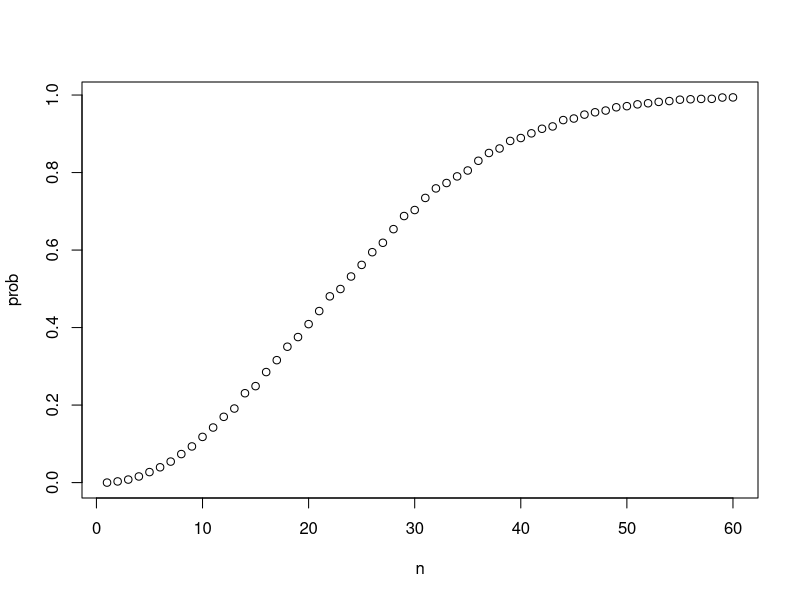
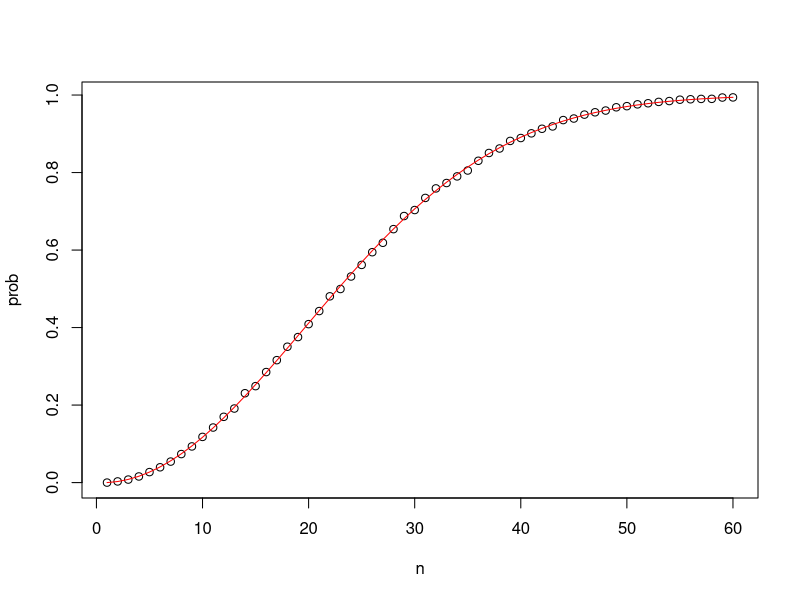
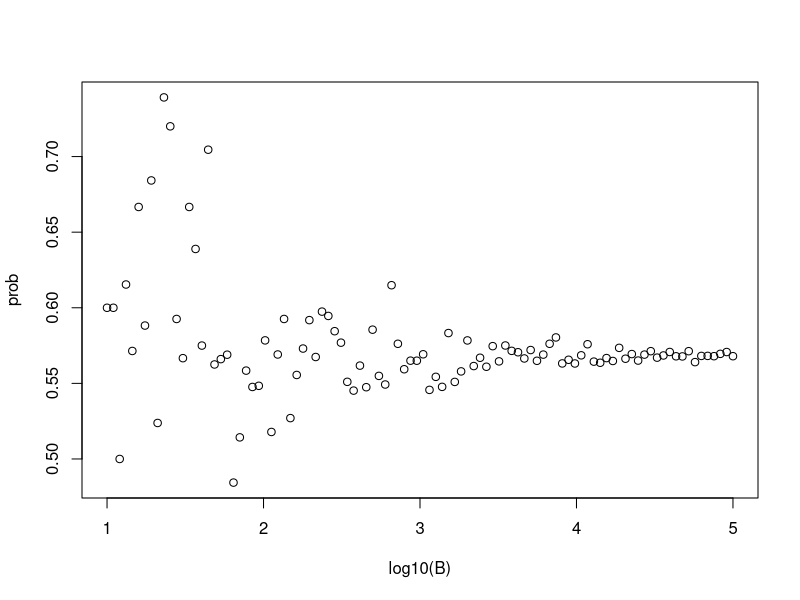

Here is the R script that generated these plots, in order:
## ---- chunk 1
beads <- rep(c("red", "blue"), times = c(2,3))
## ---- chunk 2
sample(beads, 1)
## ---- chunk 3
set.seed(1986) 
events <- replicate(10000, sample(beads, 1))
## ---- chunk 4
table(events)
## ---- chunk 5
prop.table(table(events))
## ---- chunk 6
set.seed(1986) 
## ---- chunk 7
sample(beads, 5)
sample(beads, 5)
## ---- chunk 8
suits <- c("Diamonds", "Clubs", "Hearts", "Spades")
numbers <- c("Ace", "Deuce", "Three", "Four", "Five", "Six", "Seven",
             "Eight", "Nine", "Ten", "Jack", "Queen", "King")
deck <- expand.grid(number = numbers, suit = suits)
deck <- paste(deck$number, deck$suit)
## ---- chunk 9
mean(deck %in% paste("King", suits))
## ---- chunk 10
library(gtools)
permutations(3, 2)
## ---- chunk 11
combinations(3, 2)
## ---- chunk 12
aces <- paste("Ace", suits)
facecard <- c("King", "Queen", "Jack", "Ten")
facecard <- expand.grid(number = facecard, suit = suits)
facecard <- paste(facecard$number, facecard$suit)
hands <- combinations(52, 2, v = deck)
mean((hands[,1] %in% aces & hands[,2] %in% facecard) |
       (hands[,2] %in% aces & hands[,1] %in% facecard))
## ---- chunk 13
blackjack <- function(){
   x <- sample(deck, 2)
   (x[1] %in% aces & x[2] %in% facecard) | (x[2] %in% aces & x[1] %in% facecard)
}

results <- replicate(10000, blackjack())
mean(results)
## ---- chunk 14
monty_hall <- function(strategy = c("stick", "switch")) {
  strategy <- match.arg(strategy)
  doors <- c("1", "2", "3")
  prize_door <- sample(doors, 1)
  my_pick <- sample(doors, 1)
  show <- sample(setdiff(doors, c(my_pick, prize_door)), 1)
  final_pick <- if (strategy == "stick") my_pick else 
    setdiff(doors, c(my_pick, show))
  final_pick == prize_door
}
B <- 10000
mean(replicate(B, monty_hall("stick")))
mean(replicate(B, monty_hall("switch")))
## ---- chunk 15
set.seed(1)
## ---- chunk 16
n <- 50
bdays <- sample(1:365, n, replace = TRUE)
## ---- chunk 17
any(duplicated(bdays))
## ---- chunk 18
same_birthday <- function(n) any(duplicated(sample(1:365, n, replace = TRUE)))
results <- replicate(10000, same_birthday(50))
mean(results)
## ---- chunk 19
compute_prob <- function(n, B = 10000) mean(replicate(B, same_birthday(n)))
## ---- chunk 20
n <- seq(1,60)
prob <- sapply(n, compute_prob)
## ---- chunk 21
plot(n, prob)
## ---- chunk 22
exact_prob <- function(n) 1 - prod(seq(365, 365 - n + 1)/365)
eprob <- sapply(n, exact_prob)
plot(n, prob)
lines(n, eprob, col = "red")
## ---- chunk 23
B <- 10^seq(1, 5, len = 100)
compute_prob <- function(B, n = 25) mean(replicate(B, same_birthday(n)))
prob <- sapply(B, compute_prob)
plot(log10(B), prob)
